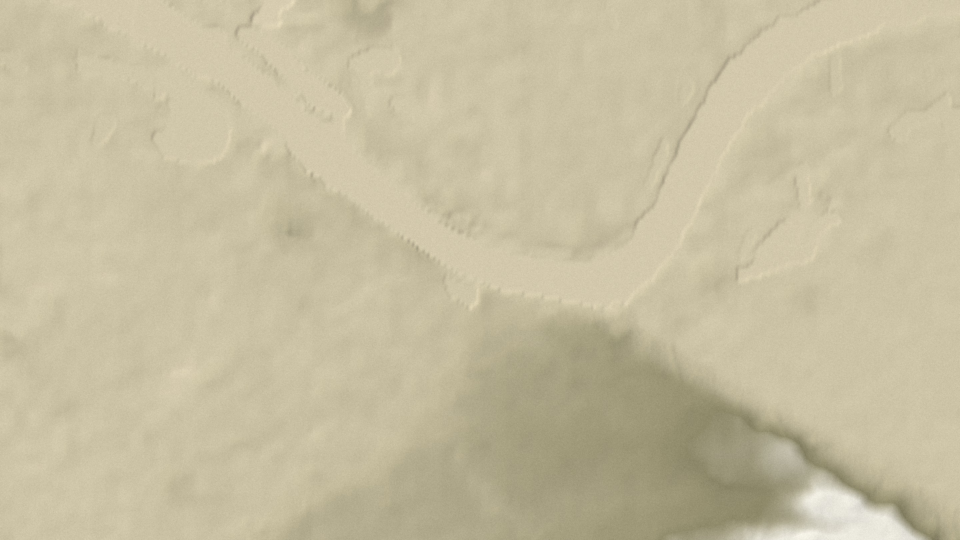
#> input picture frontlines-1m/assets/nijmegen.jpg, 2880 x 1620 px, found by its file name (shown at 1/3 size); the run also reads 3 pictures not shown here
$ python make_merge_assets.py
#> lines starting #> are read from the running program, lines starting #| are printed output that depends on the picture; after the words box and inside, x2 and y2 are one past the last pixel; in counts of white or black regions, pixels touching at a corner belong together; pictures that were not available may be replaced by others from this repository, and a replacement may not be noted
### frontlines-1m/tools/make_control.py
"""Who-controls-the-ground overlays for battle maps (STYLE_LOCK 2026-10-05: strong territory colours on every map).
Writes assets/media/<map>_ctl_<state>.png (map world px, 2880x1620): Allied #2e5cb2 / Axis #be3a2a, alpha 0.46 inside up to 0.66 at the
border, a two-colour front band where they meet, clipped to land (and off the water). Shapes per state are in map px below."""
import numpy as np
from PIL import Image, ImageDraw, ImageFilter
from scipy import ndimage
W, H = 2880, 1620
COL = {"allied": (46, 92, 178), "axis": (190, 58, 42)}; LINE = {"allied": (44, 87, 183), "axis": (188, 37, 40)}
def mask(draw_fn):
    im = Image.new("L", (W, H), 0); draw_fn(ImageDraw.Draw(im)); return np.array(im) > 0
def holland_sep20(d):
    FRONT = [[0, 1390], [700, 1380], [950, 1345], [1200, 1330], [1450, 1340], [1700, 1320], [1950, 1300], [2880, 1290]]
    d.polygon([tuple(p) for p in FRONT] + [(2880, 1620), (0, 1620)], fill=255)          # Belgium / south of the old front
    ROAD = [(1240, 1370), (1250, 1300), (1290, 1220), (1309, 1091), (1316, 1035), (1336, 935), (1440, 790), (1506, 716), (1560, 680), (1593, 630)]
    d.line(ROAD, fill=255, width=96, joint="curve")                                      # the corridor along the road
    d.polygon([(1540, 640), (1650, 625), (1720, 660), (1730, 760), (1620, 790), (1540, 720)], fill=255)  # 82nd: Nijmegen + Groesbeek heights
    d.ellipse((1568, 452, 1604, 486), fill=255)                                           # British 1st Airborne pocket, Oosterbeek
# [13 lines left out: function build, not called in this run]
# [12 lines that do not run on import are left out]

### peng/tools/make_merge_assets.py
"""Assets for the merged-style test (our maps + the reference's look, owner test 2026-10-06):
- assets/<map>_ref.jpg: our relief graded to dark green-grey terrain + dark teal sea (the reference palette)
- assets/media/<map>_ctlm_<state>.png: crimson enemy territory with a glowing red rim (reference) + our blue Allied ground + front band
- assets/media/emblem_ger.png: the German national emblem as a big textured 'stamped' disc
- assets/media/headline_holland.jpg: a designed newspaper-style headline card (no real masthead)"""
import numpy as np
from PIL import Image, ImageDraw, ImageFilter, ImageFont
from scipy import ndimage
import make_control as MC
W, H = 2880, 1620
rng = np.random.default_rng(3)
def grade(src, water, out):
    a = np.asarray(Image.open(src).convert("L"), np.float32) / 255
    lo, hi = np.percentile(a, 2), np.percentile(a, 99.5); a = np.clip((a - lo) / (hi - lo), 0, 1) ** 1.25
    dark, light = np.array([18, 24, 24]), np.array([132, 148, 134])
    rgb = dark + (light - dark) * a[..., None]
    sea = np.array([16, 27, 34]); rgb = rgb * (1 - water[..., None]) + sea * water[..., None]
    n = rng.normal(0, 5, (H, W, 1)); rgb = np.clip(rgb + n, 0, 255)
    Image.fromarray(rgb.astype(np.uint8)).save(out, quality=92)
hl = np.array(Image.open("assets/holland_land.png").convert("L")) > 127
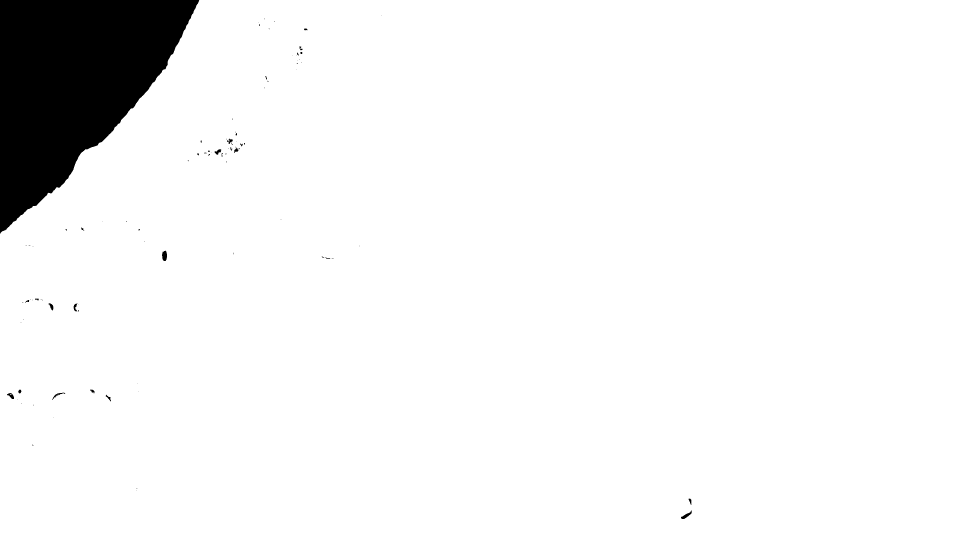
#> hl: shape (1620, 2880) bool (shown at 1/3 size); 94.7% white; 97 black regions (70 under 20 px), largest, box (x1, y1, x2, y2) and area: (0, 0, 598, 701) 244200, (486, 752, 501, 783) 367, (2043, 1531, 2075, 1557) 284
nw = np.array(Image.open("assets/nijmegen_water.png"))[..., 3] > 127
#> nw: shape (1620, 2880) bool; 10.3% white; 1 white region, box (x1, y1, x2, y2) and area: (149, 6, 2874, 925) 481358
grade("assets/holland.jpg", (~hl).astype(np.float32), "assets/holland_ref.jpg")
#> in grade, `a = np.asarray(Image.open(src).convert("L"), np.float32) / 255`:
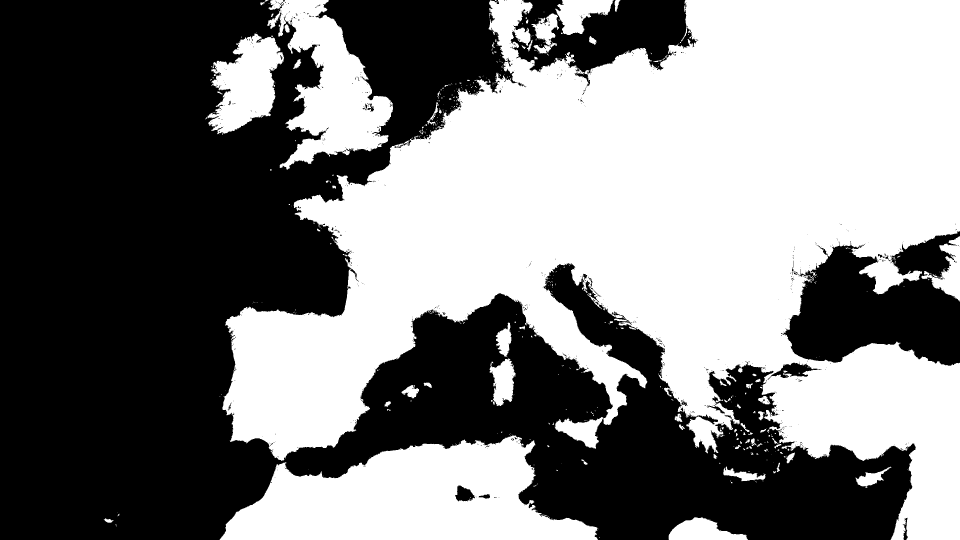
#> a: shape (1620, 2880) float32 (shown at 1/3 size); values 0 (black) and 1 (white), 49.3% white; 620 white regions (512 under 20 px), largest, box (x1, y1, x2, y2) and area: (667, 0, 2880, 1620) 1882976, (659, 1303, 1795, 1620) 220925, (802, 0, 1179, 509) 88343
#> in grade, `lo, hi = (np.percentile(a, 2), np.percentile(a, 99.5))`: lo = 0; hi = 1
grade("assets/nijmegen.jpg", ndimage.gaussian_filter(nw.astype(np.float32), 1.5), "assets/nijmegen_ref.jpg")
#> call 2 of grade, with src = 'assets/nijmegen.jpg', out = 'assets/nijmegen_ref.jpg'
#> in grade (call 2), `a = np.asarray(Image.open(src).convert("L"), np.float32) / 255`:
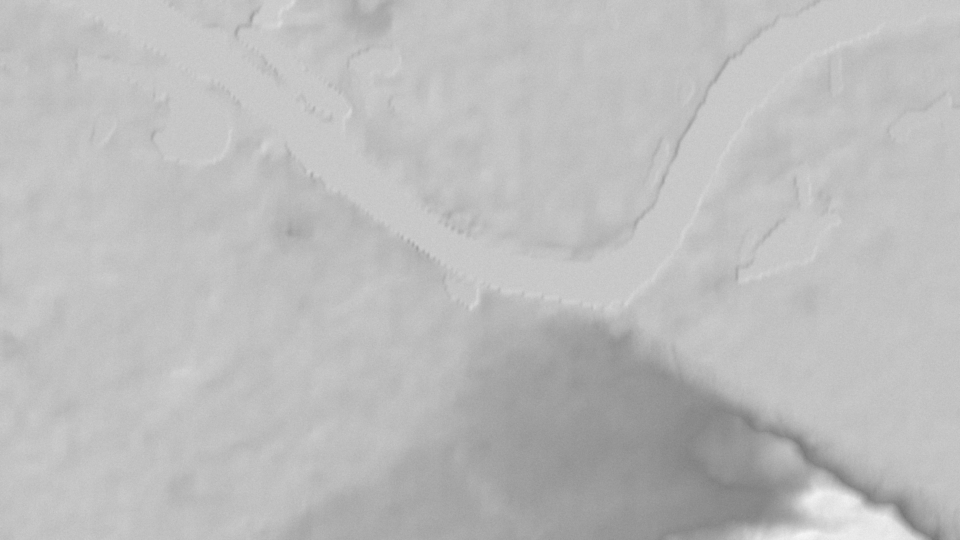
#> a: shape (1620, 2880) float32 (shown at 1/3 size); min 0.455, max 0.976, mean 0.739
#> in grade (call 2), `lo, hi = (np.percentile(a, 2), np.percentile(a, 99.5))`: lo = 0.565; hi = 0.882
#> in mask, `im = Image.new('L', (W, H), 0)`: im: PIL image 2880x1620 L; every value is 0
#> in mask, `draw_fn(ImageDraw.Draw(im))`: im: PIL image 2880x1620 L; 19.7% white; 2 white regions, box (x1, y1, x2, y2) and area: (0, 604, 2880, 1620) 916795, (1568, 452, 1605, 487) 1015
# crimson territory (reference) + blue Allied ground (our lock)
def build(name, land, allied, water=None):
#> called with name = 'holland_ctlm_sep20'
    m_al = allied & land; m_ax = land & ~allied
#> after `m_al = allied & land`: m_al: shape (1620, 2880) bool; 19.7% white; 2 white regions, box (x1, y1, x2, y2) and area: (0, 604, 2880, 1620) 916419, (1568, 452, 1605, 487) 1015
#> after `m_ax = land & ~allied`: m_ax: shape (1620, 2880) bool; 75% white; 94 black regions (67 under 20 px), largest, box (x1, y1, x2, y2) and area: (0, 604, 2880, 1620) 916795, (0, 0, 598, 701) 244200, (1568, 452, 1605, 487) 1015
    if water is not None: m_al &= ~water; m_ax &= ~water
    out = np.zeros((H, W, 4), np.float32)
    d_ax = ndimage.distance_transform_edt(~m_al)
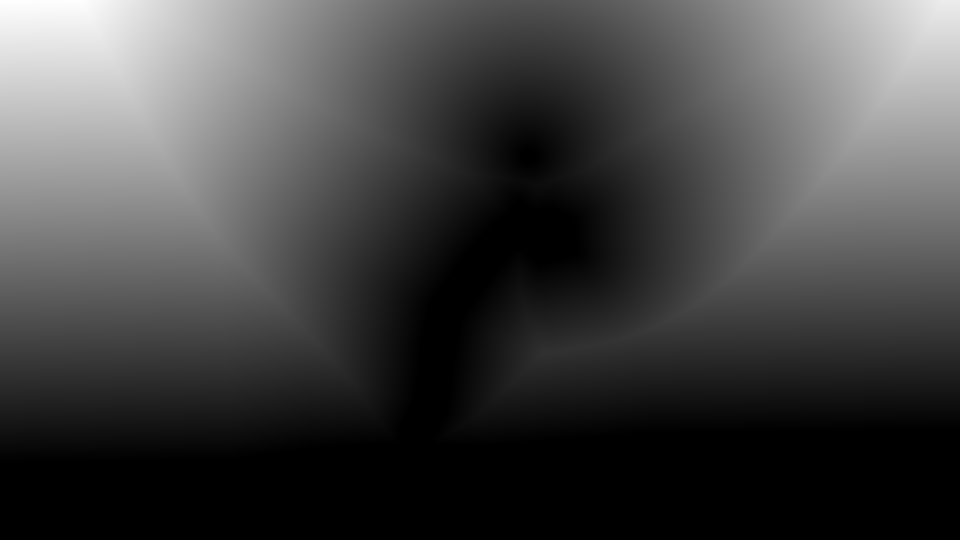
#> d_ax: shape (1620, 2880) float64 (shown at 1/3 size); min 0, max 1390, mean 373.1; drawn with min black and max white
    a = np.where(m_ax, 0.36 + 0.24 * np.exp(-d_ax / 40.0), 0); out[m_ax, :3] = (140, 12, 20); out[..., 3] = a
    a2 = np.where(m_al, 0.30, 0); out[m_al, :3] = (46, 92, 178); out[m_al, 3] = a2[m_al]
    rim = ndimage.gaussian_filter((m_ax & ndimage.binary_dilation(m_al, iterations=3)).astype(np.float32), 6) * 3.0
    rim = np.clip(rim, 0, 1) * (land if water is None else land & ~water)
    sel = rim > 0.02; out[sel, :3] = out[sel, :3] * (1 - rim[sel, None]) + np.array([235, 55, 45]) * rim[sel, None]; out[sel, 3] = np.maximum(out[sel, 3], rim[sel] * 0.9)
#> after `sel = rim > 0.02`: sel: shape (1620, 2880) bool; 3.3% white; 2 white regions, box (x1, y1, x2, y2) and area: (0, 589, 2880, 1404) 148453, (1552, 435, 1621, 504) 3657
    Image.fromarray(np.clip(out * [1, 1, 1, 255], 0, 255).astype(np.uint8), "RGBA").save(f"assets/media/{name}.png", optimize=True); print("wrote", name)
#> after `Image.fromarray(np.clip(out * [1, 1, 1, 255], 0, 255).astype(np.uint8)`:
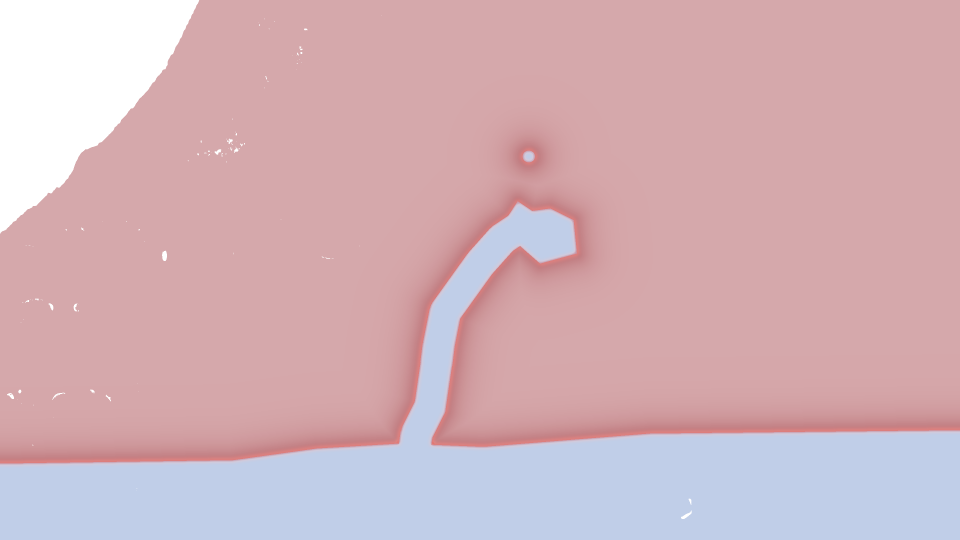
#> saved as holland_ctlm_sep20.png: PIL image 2880x1620 RGBA (shown at 1/3 size); mean R, G, B, A 115.3, 27.2, 49.6, 86.1; transparent parts drawn white
#| wrote holland_ctlm_sep20
build("holland_ctlm_sep20", hl, MC.mask(MC.holland_sep20))
land = ~nw
sep = land & ~ndimage.binary_dilation(nw, iterations=2); sep[:6, :] = False; sep[:, -6:] = False; sep[:, :6] = False
#> after `sep = land & ~ndimage.binary_dilation(nw, iterations=2)`: sep: shape (1620, 2880) bool; 89.3% white; 1 black region, box (x1, y1, x2, y2) and area: (147, 4, 2876, 927) 496990
#> after `sep[:, :6] = False`: sep: shape (1620, 2880) bool; 88.6% white; 1 black region, box (x1, y1, x2, y2) and area: (0, 0, 2880, 1620) 531814
lab, _ = ndimage.label(sep); south = ndimage.binary_dilation(lab == lab[1450, 1700], iterations=9)
#> after `lab, _ = ndimage.label(sep)`:
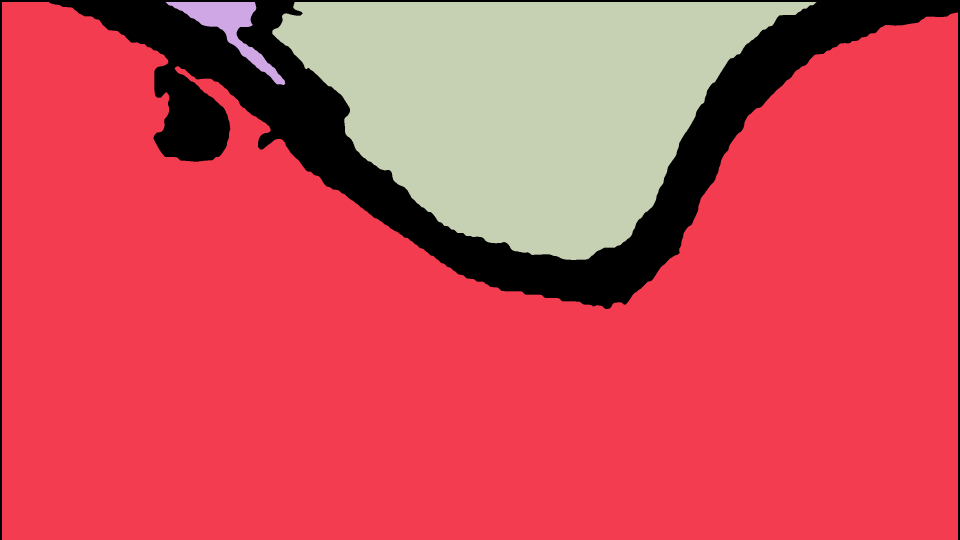
#> lab: shape (1620, 2880) int32 (shown at 1/3 size); 4 distinct labels, from 0 to 3; one colour per label, 0 black
#> after `south = ndimage.binary_dilation(lab == lab[1450, 1700], iterations=9)`: south: shape (1620, 2880) bool; 73.1% white; 2 black regions (1 under 20 px), largest, box (x1, y1, x2, y2) and area: (151, 0, 2880, 918) 1256864
build("nijmegen_ctlm_before", land, south, nw)
#> call 2 of build, with name = 'nijmegen_ctlm_before'
#> in build (call 2), `m_al = allied & land`: m_al: shape (1620, 2880) bool; 72.5% white; 2 black regions (1 under 20 px), largest, box (x1, y1, x2, y2) and area: (149, 0, 2880, 925) 1284356
#> in build (call 2), `m_ax = land & ~allied`: m_ax: shape (1620, 2880) bool; 17.2% white; 2 white regions (1 under 20 px), largest, box (x1, y1, x2, y2) and area: (151, 0, 2880, 782) 802998
#> in build (call 2), `a = np.where(m_ax, 0.36 + 0.24 * np.exp(-d_ax / 40.0), 0)`:
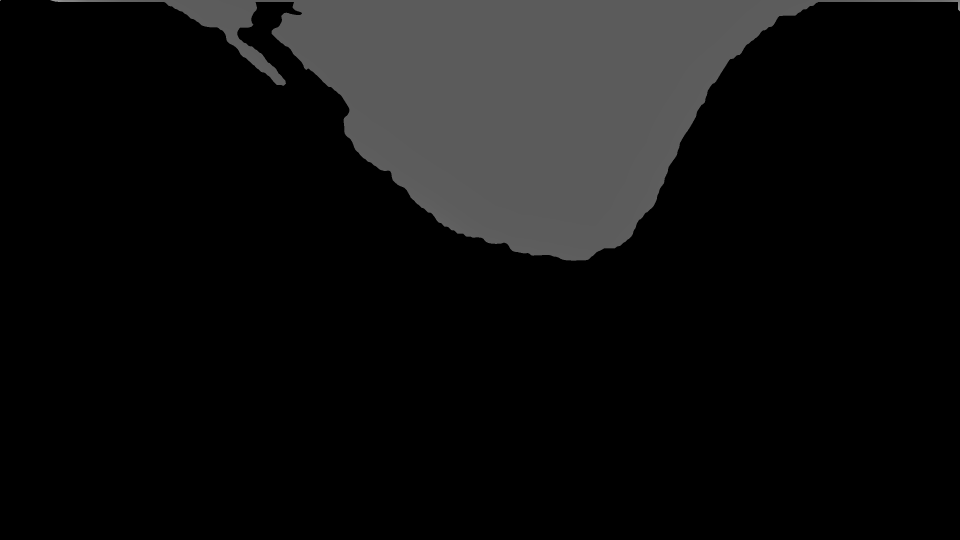
#> a: shape (1620, 2880) float64 (shown at 1/3 size); min 0, max 0.594, mean 0.0622
#| wrote nijmegen_ctlm_before
build("nijmegen_ctlm_after", land, south | (MC.mask(lambda d: d.rectangle((0, 0, 1800, 1620), fill=255)) & ~south), nw)
#| wrote nijmegen_ctlm_after
# stamped emblem: white disc + black swastika (rotated 45), worn texture
S = 1000; em = Image.new("RGBA", (S, S), (0, 0, 0, 0)); d = ImageDraw.Draw(em)
d.ellipse((20, 20, S - 20, S - 20), fill=(232, 228, 218, 255))
sw = Image.new("L", (S, S), 0); ds = ImageDraw.Draw(sw); c, u = S // 2, 62
for r in [(-0.75, -4, 0.75, 4), (-4, -0.75, 4, 0.75), (-0.75, -4, 4, -2.5), (2.5, -0.75, 4, 4), (-4, 2.5, 0.75, 4), (-4, -4, -2.5, 0.75)]:
    ds.rectangle((c + r[0] * u, c + r[1] * u, c + r[2] * u, c + r[3] * u), fill=255)
sw = sw.rotate(45, resample=Image.BICUBIC)
em.paste((22, 20, 18, 255), (0, 0), sw)
tex = ndimage.gaussian_filter(rng.random((S, S)), 3); tex = (tex - tex.min()) / (tex.max() - tex.min())
al = np.asarray(em, np.float32)[..., 3] * (0.55 + 0.45 * tex)
em = np.asarray(em, np.float32); em[..., :3] *= (0.8 + 0.2 * tex[..., None]); em[..., 3] = al
#> (the run stopped early here; a loop or call above may not have finished)
